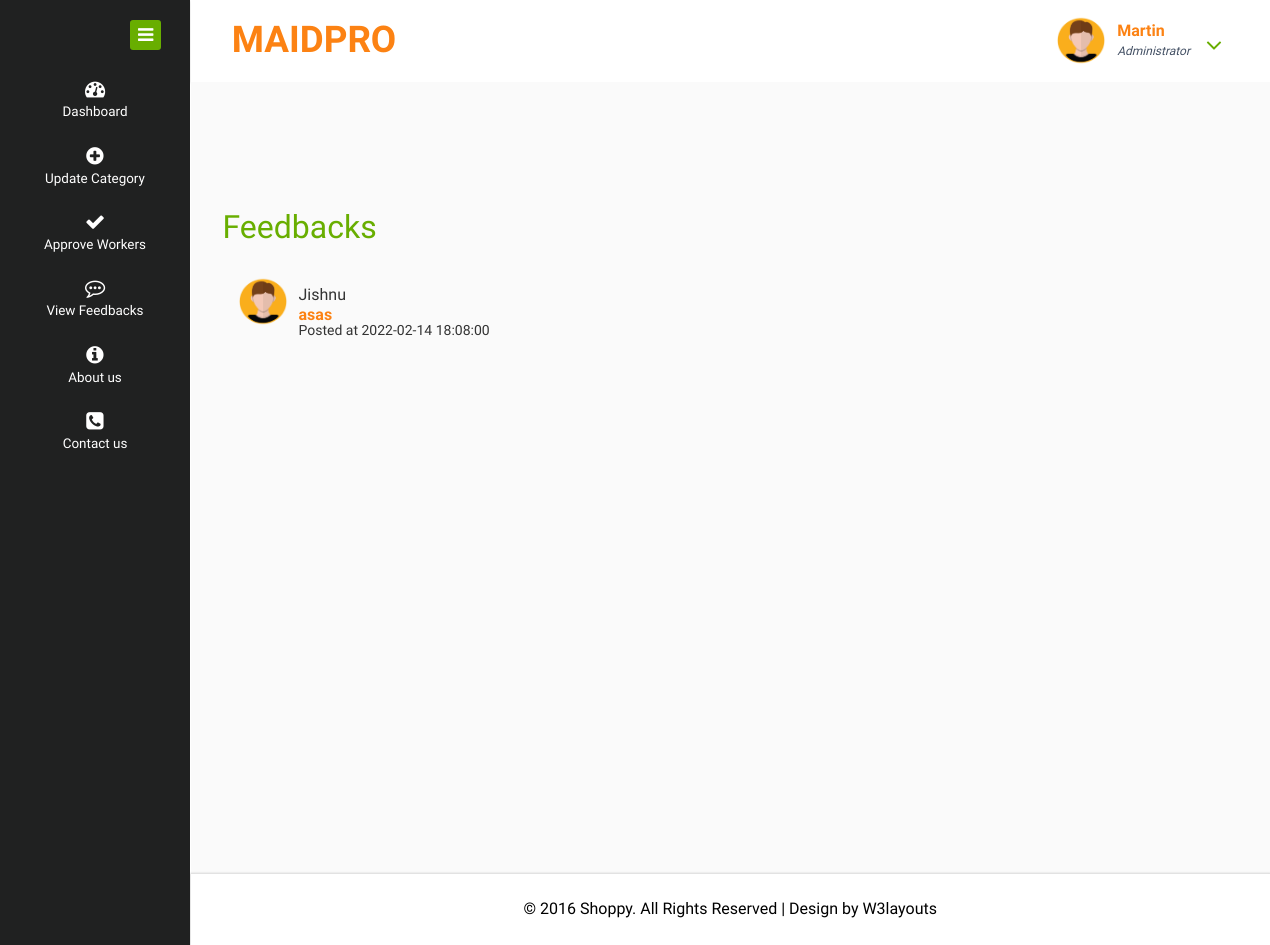
The app's page /admin/viewfeedback.php with its own data.
### tables this page shows
CREATE TABLE `feedbacks` (
  `feedback_id` int(11) NOT NULL,
  `email` varchar(35) NOT NULL,
  `feedback` varchar(90) NOT NULL,
  `feedbacktime` timestamp NOT NULL DEFAULT current_timestamp()
);

CREATE TABLE `registration` (
  `user_id` int(11) NOT NULL,
  `email` varchar(50) NOT NULL,
  `name` varchar(30) NOT NULL,
  `phone` bigint(11) NOT NULL,
  `profile_pic` varchar(50) NOT NULL DEFAULT 'images/profile_pic.png',
  `house` varchar(30) NOT NULL,
  `place` varchar(30) NOT NULL,
  `district` varchar(30) NOT NULL,
  `state` varchar(30) NOT NULL,
  `pincode` int(10) NOT NULL,
  `gender` varchar(20) NOT NULL,
  `date_of_birth` varchar(20) NOT NULL
);

### admin/viewfeedback.php (the view)
<?php
	include("header.php");
?>
<div class="inner-block">
    <div class="blank">
    	<h2>Feedbacks</h2>
      <?php
      include("dbconn.php");
$sql3="select * from feedbacks";
$res=mysqli_query($conn,$sql3);
if(mysqli_num_rows($res)>0){
    while($r3=mysqli_fetch_assoc($res)){
        $userid=$r3['email'];
        $sql4="select * from registration where email='$userid'";
        $r4=mysqli_fetch_assoc(mysqli_query($conn,$sql4));
?>
<div class="col-md-6">
   <div class="profile_img">
                                    <span class="prfil-img"><img style="width:30%,vertical-align: middle;
  width: 50px;
  height: 50px;
  border-radius: 50%;" src="../users/<?php echo $r4['profile_pic']?>" alt=""> </span>
                                    <div class="user-name">
                                        <?php echo $r4['name'] ?>
    <p><?php echo $r3['feedback']?></p>
    <h5>Posted at <?php echo $r3['feedbacktime']?></h5>
</div>
   </div>
</div>
<div class="clearfix"></div>
<?php
    }
}
?>
    </div>
</div>
<?php
	include("footer.php");
?>

### records on screen
feedbacks: registration.name "Jishnu", feedback "asas", feedbacktime "2022-02-14 18:08:00"
